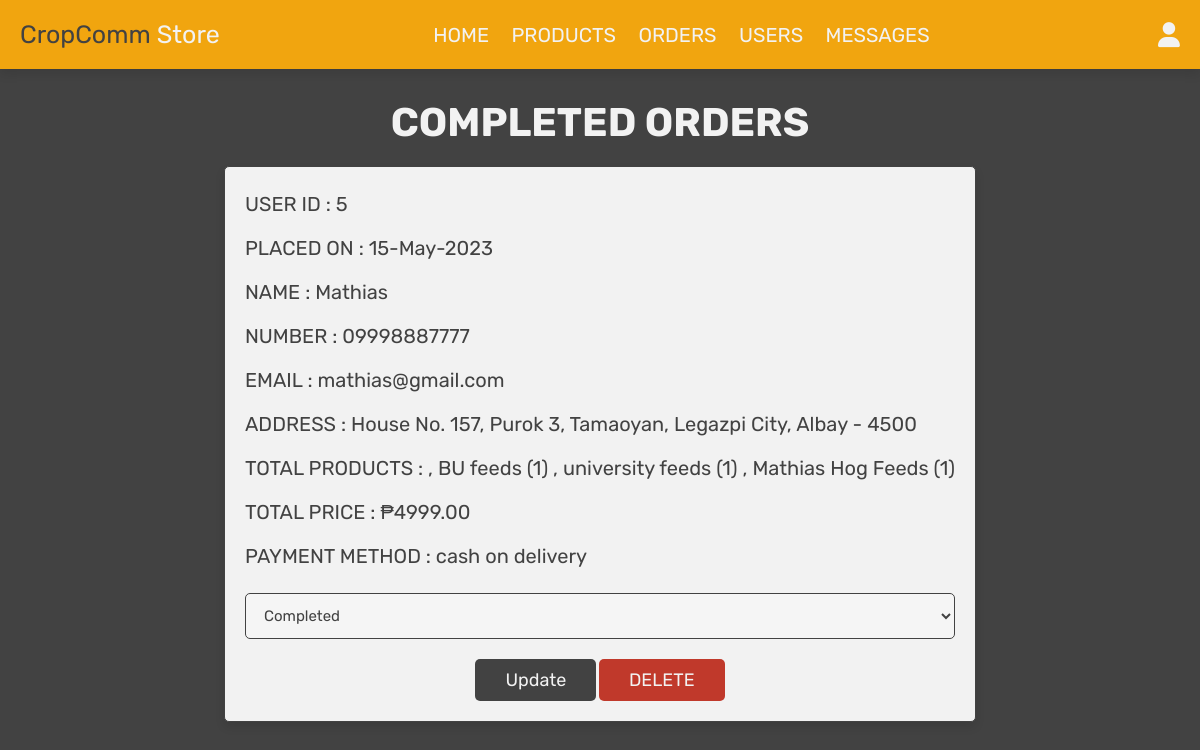
The app's page /admin_completedorders.php (signed in) with its own data.
### tables this page shows
CREATE TABLE `orders` (
  `id` int(11) NOT NULL,
  `user_id` int(11) NOT NULL,
  `name` varchar(100) NOT NULL,
  `number` varchar(12) NOT NULL,
  `email` varchar(100) NOT NULL,
  `method` varchar(50) NOT NULL,
  `address` varchar(500) NOT NULL,
  `total_products` varchar(1000) NOT NULL,
  `total_price` int(11) NOT NULL,
  `placed_on` varchar(50) NOT NULL,
  `payment_status` varchar(20) NOT NULL DEFAULT 'pending'
);

### admin_completedorders.php (the view, shortened to what this page needs)
<?php
include 'config.php';
?>
<!DOCTYPE html>
<html lang="en">
<head>
   <link rel="stylesheet" href="https://cdnjs.cloudflare.com/ajax/libs/font-awesome/6.0.0/css/all.min.css">
   <link rel="stylesheet" href="css/adminstyle.css">
</head>
<body>
<?php include 'admin_header.php'; ?>
<section class="orders">
   <h1 class="title">Completed Orders</h1>
   <div class="box-container">
      <?php
      $select_orders = mysqli_query($conn, "SELECT * FROM `orders`WHERE payment_status = 'Completed'") or die('Query failed!');
      if(mysqli_num_rows($select_orders) > 0){
         while($fetch_orders = mysqli_fetch_assoc($select_orders)){
      ?>
      <div class="box">
         <p> USER ID : <span><?php echo $fetch_orders['user_id']; ?></span> </p>
         <p> PLACED ON : <span><?php echo $fetch_orders['placed_on']; ?></span> </p>
         <p> NAME : <span><?php echo $fetch_orders['name']; ?></span> </p>
         <p> NUMBER : <span><?php echo $fetch_orders['number']; ?></span> </p>
         <p> EMAIL : <span><?php echo $fetch_orders['email']; ?></span> </p>
         <p> ADDRESS : <span><?php echo $fetch_orders['address']; ?></span> </p>
         <p> TOTAL PRODUCTS : <span><?php echo $fetch_orders['total_products']; ?></span> </p>
         <p> TOTAL PRICE : <span>₱<?php echo $fetch_orders['total_price']; ?>.00</span> </p>
         <p> PAYMENT METHOD : <span><?php echo $fetch_orders['method']; ?></span> </p>
         <form action="" method="post">
            <select name="update_payment">
               <option value=" "selected disabled> <?php echo $fetch_orders['payment_status']; ?> </option>
            </select>
            <input type="submit" value="update" name="update_order" class="option-btn">
            <a href="admin_orders.php?delete=<?php echo $fetch_orders['id']; ?>" onclick="return CONFIRM('delete this order?');" class="delete-btn">DELETE</a>
         </form>
      </div>
      <?php
         }
      }else{
         echo '<p class="empty">No Orders Completed!</p>';
      }
      ?>
   </div>
</section>
</body>
</html>

### css/adminstyle.css (style rules this page uses)
:root { --pink:#ea0f8f; --blue:#2a0475; --purple:#8e44ad; --red:#c0392b; --orange:#f1a50f; --black:#424242; --white:#f2f2f2; --gray: #6a6c70; --light-gray :#8a8d93; --light-color:#616161; --light-white:#ccc; --light-bg:#f5f5f5; --box-shadow:.5rem .5rem 0 #53bbd2; --border:.2rem solid var(--light-color); --border:.1rem solid var(--black); --box-shadow:0 .5rem 1rem 0 rgba(0, 0, 0,.1); }
* { font-family: 'Rubik', sans-serif; margin:0; padding:0; box-sizing: border-box; outline: none; border:none; text-decoration: none; }
p { line-height: 1.7; }
i, span, strong { display: inline-block; }
input { outline: none; }
html { font-size: 62.5%; overflow-x: hidden; }
body { background-color: var(--black); position: relative; }
section { padding:3rem 2rem; }
.title { text-align: center; margin-bottom: 2rem; text-transform: uppercase; color:var(--white); font-size: 4rem; }
.btn, .option-btn, .delete-btn, .white-btn { display: inline-block; margin-top: 1rem; padding:1rem 3rem; cursor: pointer; color:var(--white); font-size: 1.8rem; border-radius: .5rem; text-transform: capitalize; }
.option-btn { background-color: var(--black); }
.delete-btn { background-color: var(--red); }
.orders .box-container { display: table; grid-template-columns: repeat(auto-fit, 25rem); justify-content: center; gap:1.5rem; max-width: 1200px; margin:0 auto; align-items: flex-start; }
.orders .box-container .box { background-color: var(--white); padding:2rem; border:var(--border); box-shadow: var(--box-shadow); border-radius: .5rem; }
.orders .box-container .box p { padding-bottom: 1rem; font-size: 2rem; color:var(--black); }
.orders .box-container .box p span { color:var(--black); }
.orders .box-container .box form { text-align: center; }
.orders .box-container .box form select { border-radius: .5rem; margin:1rem 0; width: 100%; background-color: var(--light-bg); border:var(--border); padding:1.2rem 1.4rem; font-size: 1.5rem; color:var(--black); }

### records on screen
orders: user "5", placed_on "15-May-2023", name "Mathias", number "09998887777", email "mathias@gmail.com", address "House No. 157, Purok 3, Tamaoyan, Legazpi City, Albay - 4500", total_products ", BU feeds (1) , university feeds (1) , Mathias Hog Feeds (1)", total_price "4999", method "cash on delivery", update_payment "Completed"
